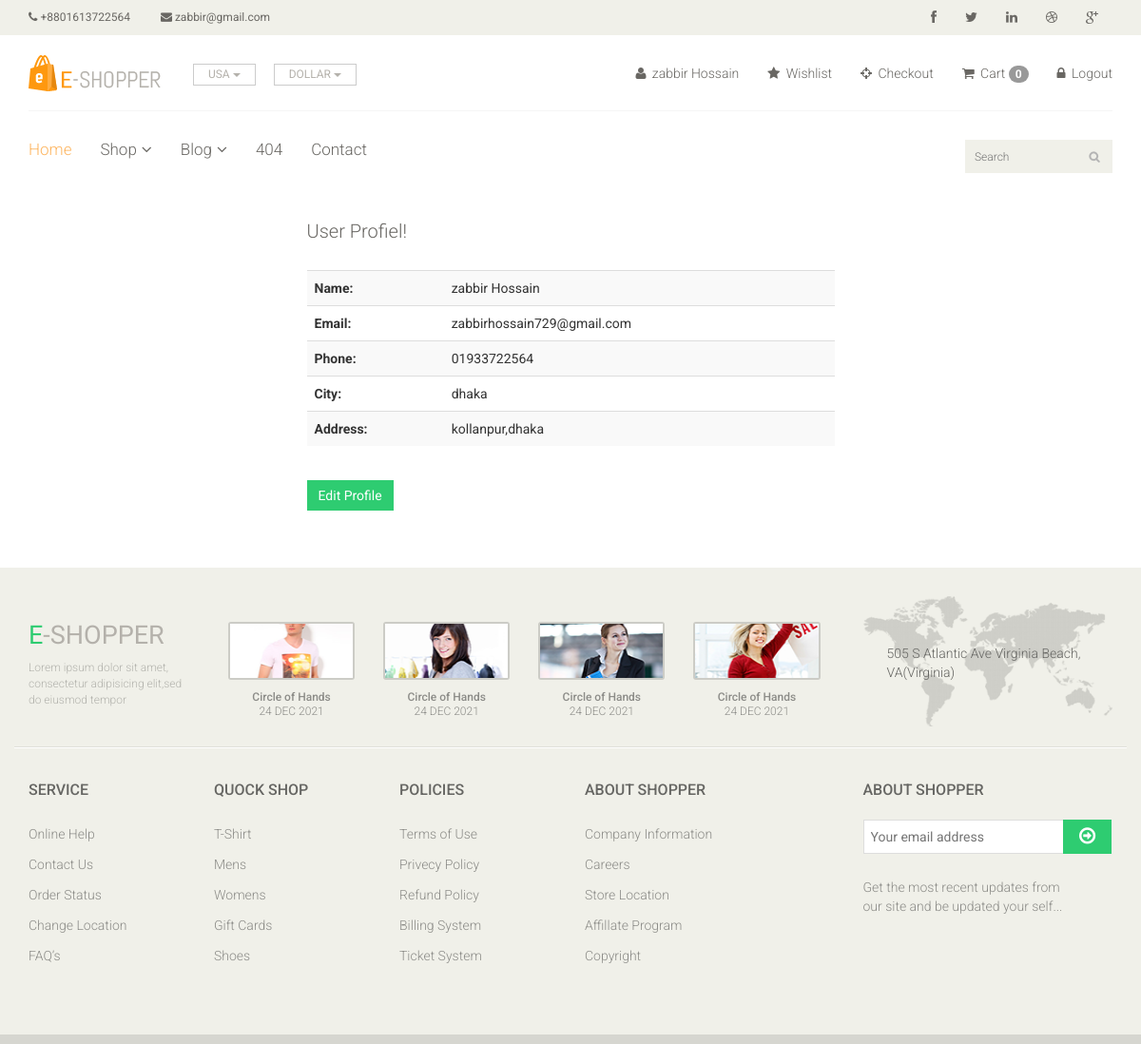
Page /profile.php?user_account=13 (signed in) on the committed database.
### tables this page shows
CREATE TABLE `customers_table` (
  `customersId` int(11) NOT NULL,
  `customersName` varchar(55) NOT NULL,
  `customersEmail` varchar(55) NOT NULL,
  `password` varchar(32) NOT NULL,
  `phoneNumber` varchar(14) NOT NULL,
  `city` varchar(55) NOT NULL,
  `address` varchar(100) NOT NULL
);

### libs/Database.php (called while the page is built, shortened)
<?php
class Database{
    public $host   = DB_HOST;
    public $user   = DB_USER;
    public $pass   = DB_PASS;
    public $dbname = DB_NAME;
    public $link;
    public function dbConnect(){
        $this->link = new mysqli($this->host, $this->user, $this->pass, $this->dbname);
    }
    public function readData($query){
        $result = $this->link->query($query) or die($this->link->error.__LINE__);
        if($result->num_rows > 0){
            return $result;
        }
        else {
            return false;
        }
    }
}
?>

### libs/Customers.php (called while the page is built, shortened)
<?php
class Customers {
	private $db;
 	public function __construct(){
 		$this->db = new Database();
 	}
 	public function getCustomerProfile($customersId){
 		$query = "SELECT * FROM customers_table WHERE customersId = '$customersId'";
 		$result = $this->db->readData($query);
 		return $result;
 	}
}
?>

### profile.php (the view, shortened to what this page needs)
<?php include "include/header.php" ?>
<?php
	if (!isset($_GET['user_account']) OR $_GET['user_account'] == NULL ) {
        echo "<script>window.location='login.php';</script>";
    }
    else{
        $customersId = $_GET['user_account'];
		$getData = $cstmr->getCustomerProfile($customersId);
    }
?>
	<section id="form">
		<div class="container">
			<div class="row">
				<div class="col-md-6 col-md-offset-3">
					<div class="signup-form">
						<h2>User Profiel!</h2>
						<table class="table table-striped">
							<?php if ($getData) {
								while($value = $getData->fetch_assoc()){
							?>
							<tr>
								<th>Name:</th>
								<td><?php echo $value['customersName'] ?></td>
							</tr>
							<tr>
								<th>Email:</th>
								<td><?php echo $value['customersEmail'] ?></td>
							</tr>
							<tr>
								<th>Phone:</th>
								<td><?php echo $value['phoneNumber'] ?></td>
							</tr>
							<tr>
								<th>City:</th>
								<td><?php echo $value['city'] ?></td>
							</tr>
							<tr>
								<th>Address:</th>
								<td><?php echo $value['address'] ?></td>
							</tr>
							<?php } } ?>
						</table>
						<a href="#" class="btn btn-primary">Edit Profile</a>
					</div>
				</div>
			</div>
		</div>
	</section>
<?php include "include/footer.php" ?>

### css/main.css (style rules this page uses)
body { font-family: 'Roboto', sans-serif; background:; position: relative; font-weight:400px; }
a { -webkit-transition: 300ms; -moz-transition: 300ms; -o-transition: 300ms; transition: 300ms; }
h1, h2, h3, h4, h5, h6 { font-family: 'Roboto', sans-serif; }
#form { display: block; margin-bottom: 60px; overflow: hidden; }
.login-form h2, .signup-form h2 { color: #696763; font-family: 'Roboto', sans-serif; font-size: 20px; font-weight: 300; margin-bottom: 30px; }
.btn.btn-primary { background:#2ecc71; border: 0 none; border-radius: 0; margin-top: 16px; }

### rows in the picture
customers_table: customersName "zabbir Hossain", customersEmail "zabbirhossain729@gmail.com", phoneNumber "01933722564", city "dhaka", address "kollanpur,dhaka"

### other values in the picture
$customersName "zabbir Hossain"
